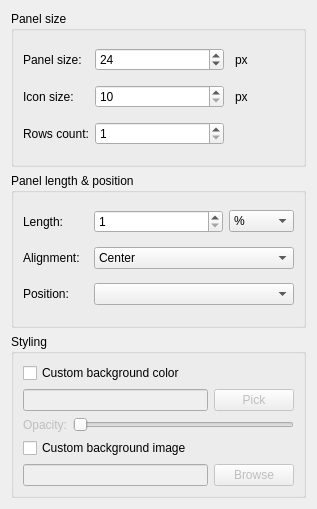
<?xml version="1.0" encoding="UTF-8"?>
<ui version="4.0">
 <class>ConfigPanelWidget</class>
 <widget class="QWidget" name="ConfigPanelWidget">
  <property name="geometry">
   <rect>
    <x>0</x>
    <y>0</y>
    <width>317</width>
    <height>509</height>
   </rect>
  </property>
  <property name="sizePolicy">
   <sizepolicy hsizetype="Minimum" vsizetype="Minimum">
    <horstretch>0</horstretch>
    <verstretch>0</verstretch>
   </sizepolicy>
  </property>
  <property name="windowTitle">
   <string>Configure panel</string>
  </property>
  <layout class="QVBoxLayout" name="verticalLayout">
   <item>
    <widget class="QGroupBox" name="groupBox_size">
     <property name="sizePolicy">
      <sizepolicy hsizetype="Preferred" vsizetype="Minimum">
       <horstretch>0</horstretch>
       <verstretch>0</verstretch>
      </sizepolicy>
     </property>
     <property name="title">
      <string>Panel size</string>
     </property>
     <property name="checkable">
      <bool>false</bool>
     </property>
     <layout class="QGridLayout" name="gridLayout">
      <item row="2" column="1" colspan="2">
       <widget class="QSpinBox" name="spinBox_lineCount">
        <property name="minimum">
         <number>1</number>
        </property>
        <property name="maximum">
         <number>20</number>
        </property>
       </widget>
      </item>
      <item row="1" column="3">
       <widget class="QLabel" name="label_px">
        <property name="text">
         <string>px</string>
        </property>
        <property name="indent">
         <number>5</number>
        </property>
       </widget>
      </item>
      <item row="2" column="0">
       <widget class="QLabel" name="label_lineCount">
        <property name="text">
         <string>Rows count:</string>
        </property>
       </widget>
      </item>
      <item row="1" column="0">
       <widget class="QLabel" name="label_iconSize">
        <property name="text">
         <string>Icon size:</string>
        </property>
       </widget>
      </item>
      <item row="1" column="1" colspan="2">
       <widget class="QSpinBox" name="spinBox_iconSize">
        <property name="minimum">
         <number>10</number>
        </property>
        <property name="maximum">
         <number>128</number>
        </property>
       </widget>
      </item>
      <item row="0" column="0">
       <widget class="QLabel" name="label">
        <property name="text">
         <string>Panel size:</string>
        </property>
       </widget>
      </item>
      <item row="0" column="3">
       <widget class="QLabel" name="label_2">
        <property name="text">
         <string>px</string>
        </property>
        <property name="indent">
         <number>5</number>
        </property>
       </widget>
      </item>
      <item row="0" column="1" colspan="2">
       <widget class="QSpinBox" name="spinBox_panelSize">
        <property name="value">
         <number>24</number>
        </property>
       </widget>
      </item>
     </layout>
    </widget>
   </item>
   <item>
    <widget class="QGroupBox" name="groupBox">
     <property name="sizePolicy">
      <sizepolicy hsizetype="Preferred" vsizetype="Minimum">
       <horstretch>0</horstretch>
       <verstretch>0</verstretch>
      </sizepolicy>
     </property>
     <property name="title">
      <string>Panel length &amp;&amp; position</string>
     </property>
     <layout class="QGridLayout" name="gridLayout_2">
      <item row="0" column="1" colspan="2">
       <widget class="QSpinBox" name="spinBox_length">
        <property name="toolTip">
         <string>&lt;p&gt;Negative pixel value sets the panel length to that many pixels less than available screen space.&lt;/p&gt;&lt;p/&gt;&lt;p&gt;&lt;i&gt;E.g. &quot;Length&quot; set to -100px, screen size is 1000px, then real panel length will be 900 px.&lt;/i&gt;&lt;/p&gt;</string>
        </property>
        <property name="minimum">
         <number>1</number>
        </property>
        <property name="maximum">
         <number>100</number>
        </property>
       </widget>
      </item>
      <item row="1" column="1" colspan="3">
       <widget class="QComboBox" name="comboBox_alignment">
        <property name="currentIndex">
         <number>1</number>
        </property>
        <item>
         <property name="text">
          <string>Left</string>
         </property>
        </item>
        <item>
         <property name="text">
          <string>Center</string>
         </property>
        </item>
        <item>
         <property name="text">
          <string>Right</string>
         </property>
        </item>
       </widget>
      </item>
      <item row="0" column="3">
       <widget class="QComboBox" name="comboBox_lenghtType">
        <item>
         <property name="text">
          <string>%</string>
         </property>
        </item>
        <item>
         <property name="text">
          <string>px</string>
         </property>
        </item>
       </widget>
      </item>
      <item row="1" column="0">
       <widget class="QLabel" name="label_alignment">
        <property name="text">
         <string>Alignment:</string>
        </property>
       </widget>
      </item>
      <item row="0" column="0">
       <widget class="QLabel" name="label_length">
        <property name="text">
         <string>Length:</string>
        </property>
       </widget>
      </item>
      <item row="2" column="1" colspan="3">
       <widget class="QComboBox" name="comboBox_position"/>
      </item>
      <item row="2" column="0">
       <widget class="QLabel" name="label_position">
        <property name="text">
         <string>Position:</string>
        </property>
       </widget>
      </item>
     </layout>
    </widget>
   </item>
   <item>
    <widget class="QGroupBox" name="groupBox_2">
     <property name="sizePolicy">
      <sizepolicy hsizetype="Preferred" vsizetype="Minimum">
       <horstretch>0</horstretch>
       <verstretch>0</verstretch>
      </sizepolicy>
     </property>
     <property name="title">
      <string>Styling</string>
     </property>
     <layout class="QGridLayout" name="gridLayout_3">
      <item row="0" column="0">
       <widget class="QCheckBox" name="checkBox_customColor">
        <property name="text">
         <string>Custom background color</string>
        </property>
       </widget>
      </item>
      <item row="3" column="0">
       <widget class="QCheckBox" name="checkBox_customImage">
        <property name="text">
         <string>Custom background image</string>
        </property>
       </widget>
      </item>
      <item row="4" column="0" colspan="2">
       <widget class="QLineEdit" name="lineEdit_customImage">
        <property name="enabled">
         <bool>false</bool>
        </property>
       </widget>
      </item>
      <item row="2" column="0" colspan="3">
       <widget class="QWidget" name="widget" native="true">
        <layout class="QHBoxLayout" name="horizontalLayout">
         <property name="leftMargin">
          <number>0</number>
         </property>
         <property name="topMargin">
          <number>0</number>
         </property>
         <property name="rightMargin">
          <number>0</number>
         </property>
         <property name="bottomMargin">
          <number>0</number>
         </property>
         <item>
          <widget class="QLabel" name="label_4">
           <property name="enabled">
            <bool>false</bool>
           </property>
           <property name="text">
            <string>Opacity:</string>
           </property>
          </widget>
         </item>
         <item>
          <widget class="QSlider" name="slider_opacity">
           <property name="enabled">
            <bool>false</bool>
           </property>
           <property name="maximum">
            <number>100</number>
           </property>
           <property name="orientation">
            <enum>Qt::Horizontal</enum>
           </property>
          </widget>
         </item>
        </layout>
       </widget>
      </item>
      <item row="1" column="2">
       <widget class="QPushButton" name="pushButton_customColor">
        <property name="enabled">
         <bool>false</bool>
        </property>
        <property name="text">
         <string>Pick</string>
        </property>
       </widget>
      </item>
      <item row="4" column="2">
       <widget class="QPushButton" name="pushButton_customImage">
        <property name="enabled">
         <bool>false</bool>
        </property>
        <property name="text">
         <string>Browse</string>
        </property>
       </widget>
      </item>
      <item row="1" column="0" colspan="2">
       <widget class="QLineEdit" name="lineEdit_customColor">
        <property name="enabled">
         <bool>false</bool>
        </property>
       </widget>
      </item>
     </layout>
    </widget>
   </item>
  </layout>
 </widget>
 <resources/>
 <connections>
  <connection>
   <sender>checkBox_customColor</sender>
   <signal>toggled(bool)</signal>
   <receiver>lineEdit_customColor</receiver>
   <slot>setEnabled(bool)</slot>
   <hints>
    <hint type="sourcelabel">
     <x>68</x>
     <y>354</y>
    </hint>
    <hint type="destinationlabel">
     <x>71</x>
     <y>377</y>
    </hint>
   </hints>
  </connection>
  <connection>
   <sender>checkBox_customColor</sender>
   <signal>toggled(bool)</signal>
   <receiver>pushButton_customColor</receiver>
   <slot>setEnabled(bool)</slot>
   <hints>
    <hint type="sourcelabel">
     <x>116</x>
     <y>353</y>
    </hint>
    <hint type="destinationlabel">
     <x>266</x>
     <y>386</y>
    </hint>
   </hints>
  </connection>
  <connection>
   <sender>checkBox_customImage</sender>
   <signal>toggled(bool)</signal>
   <receiver>lineEdit_customImage</receiver>
   <slot>setEnabled(bool)</slot>
   <hints>
    <hint type="sourcelabel">
     <x>95</x>
     <y>447</y>
    </hint>
    <hint type="destinationlabel">
     <x>107</x>
     <y>473</y>
    </hint>
   </hints>
  </connection>
  <connection>
   <sender>checkBox_customImage</sender>
   <signal>toggled(bool)</signal>
   <receiver>pushButton_customImage</receiver>
   <slot>setEnabled(bool)</slot>
   <hints>
    <hint type="sourcelabel">
     <x>83</x>
     <y>442</y>
    </hint>
    <hint type="destinationlabel">
     <x>240</x>
     <y>464</y>
    </hint>
   </hints>
  </connection>
  <connection>
   <sender>checkBox_customColor</sender>
   <signal>toggled(bool)</signal>
   <receiver>slider_opacity</receiver>
   <slot>setEnabled(bool)</slot>
   <hints>
    <hint type="sourcelabel">
     <x>25</x>
     <y>356</y>
    </hint>
    <hint type="destinationlabel">
     <x>150</x>
     <y>412</y>
    </hint>
   </hints>
  </connection>
  <connection>
   <sender>checkBox_customColor</sender>
   <signal>toggled(bool)</signal>
   <receiver>label_4</receiver>
   <slot>setEnabled(bool)</slot>
   <hints>
    <hint type="sourcelabel">
     <x>26</x>
     <y>355</y>
    </hint>
    <hint type="destinationlabel">
     <x>33</x>
     <y>414</y>
    </hint>
   </hints>
  </connection>
 </connections>
</ui>
